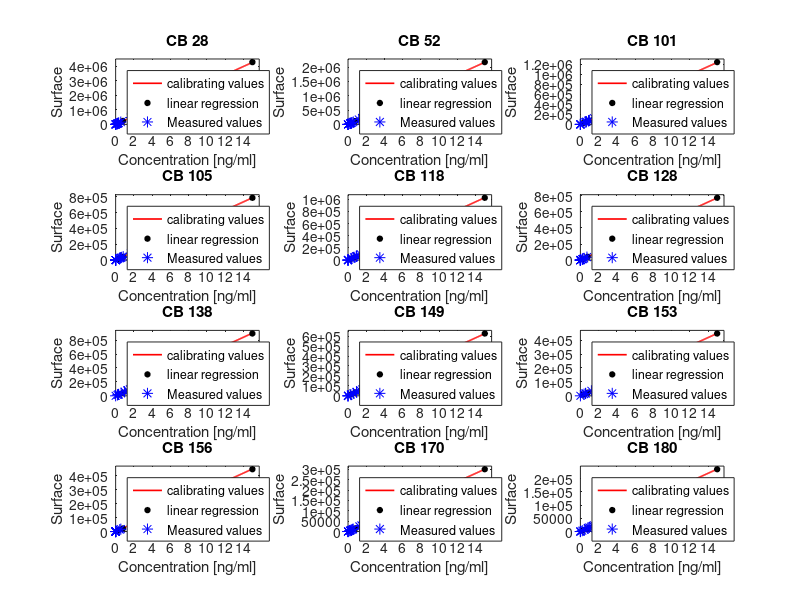

Write MATLAB code to recreate this figure. (Note: this script raises an error after producing the figure.)
clear all;
close all;
clc;
set(0,'DefaultFigureWindowStyle','docked');
load('data_PCB_PAH.mat');

% -------------------------------------------------------------------------
% Plotting the graphs for all PCB
% -------------------------------------------------------------------------

fig_PCB_all = figure(1);
PCB_concentrations = zeros(12,13);
%for each PCB:
for i=1:12
    pl = polyfit([PCB_calibrate(i,1) PCB_calibrate(i,3) PCB_calibrate(i,5) PCB_calibrate(i,7)],[PCB_calibrate(i,2) PCB_calibrate(i,4) PCB_calibrate(i,6) PCB_calibrate(i,8)],1);
    x = linspace(PCB_calibrate(i,1),PCB_calibrate(i,7),200);
    PCB_concentrations(i,:) = (PCB_datas(i,:))./pl(1);
    subplot(4,3,i);
    %linear regression
    lr = plot(x,pl(1)*x,'-','color','red','LineWidth',1.2);
    hold on
    %calibrating values
    plot(PCB_calibrate(i,1:2:end),PCB_calibrate(i,2:2:end),'o',...
        'color','black','Markersize',4,'MarkerFaceColor','black');
    %data values
    plot((PCB_datas(i,:))./pl(1),PCB_datas(i,:),'*','color','blue'...
        ,'markersize',8);
    hold off
    title(PCB_elements(i));
    legend('calibrating values','linear regression','Measured values','location','northwest');
    xlabel('Concentration [ng/ml]');
    ylabel('Surface');
    xmax = max([PCB_datas(i,:)./pl(1) PCB_calibrate(i,1:2:end)]);
    xlim([0 xmax*1.05]);
    ymax = max([PCB_datas(i,:) PCB_calibrate(i,2:2:end)]);
    ylim([0 ymax*1.05]);
end
suptitle('All PCBs detected in the sites of interest');
% % % % % % % saveas(fig_PCB_all,'./figures/PCB_all.png');ne pas lancer cette ligne de code!!!

% -------------------------------------------------------------------------
% Computing and plotting of total PCBs:
% -------------------------------------------------------------------------
PCB_totaux = zeros(13,1);
PCB_totaux = sum(PCB_concentrations);

fig_PCB_Tot = figure(2);
bar(PCB_totaux)
Y = round(PCB_totaux,2);
text(1:length(Y),Y,num2str(Y'),'vert','bottom','horiz','center'); 
title('PCB totaux 2021');
set(gca,'XTickLabel',PCBPAHgroupNames);
ylabel('Concentration [ng/ml]');
grid on
grid minor
% saveas(fig_PCB_Tot,'./figures/PCB_Totaux_2021.png');



% -------------------------------------------------------------------------
% Plotting the graph for the 3 PCB of interest
% -------------------------------------------------------------------------
fig_PCB_ofInterest = figure(3);
for i=7:9
    pl = polyfit(PCB_calibrate(i,1:2:end),PCB_calibrate(i,2:2:end),1);
    x = linspace(0,PCB_calibrate(i,7),200);
    subplot(2,3,i-6);
    %linear regression
    lr = plot(x,pl(1)*x,'-','color','red','LineWidth',1.2);
    hold on
    %calibrating values
    plot(PCB_calibrate(i,1:2:end),PCB_calibrate(i,2:2:end),'o',...
        'color','black','Markersize',4,'MarkerFaceColor','black');
    %data values
    plot((PCB_datas(i,:))./pl(1),PCB_datas(i,:),'*','color','blue'...
        ,'markersize',8);
    plot(PCB_datas(i,1)/pl(1),PCB_datas(i,1),'o','markersize',6,...
        'MarkerFaceColor',[.0 1 .0],'MarkerEdgeColor',[.0 .3 .0]);
    hold off
    title(PCB_elements(i));
    legend('linear regression','calibrating values','Measured values',"1M's value",'location','northwest');
    xlabel('Concentration [ng/ml]');
    ylabel('Surface');
    xmax = max([PCB_datas(i,:)./pl(1) PCB_calibrate(i,1:2:end)]);
    xlim([0 xmax*1.05]);
    ymax = max([PCB_datas(i,:) PCB_calibrate(i,2:2:end)]);
    ylim([0 ymax*1.05]);
end
%zoom for our data:
for i=7:9
    pl = polyfit(PCB_calibrate(i,1:2:end),PCB_calibrate(i,2:2:end),1);
    x = linspace(0,PCB_calibrate(i,7),200);
    subplot(2,3,i-3);
    %linear regression
    lr = plot(x,pl(1)*x,'-','color','red','LineWidth',1.2);
    hold on
    %calibrating values
    plot(PCB_calibrate(i,1:2:end),PCB_calibrate(i,2:2:end),'o',...
        'color','black','Markersize',4,'MarkerFaceColor','black');
    %data values
    plot(PCB_datas(i,:)./pl(1),PCB_datas(i,:),'*','color','blue'...
        ,'markersize',6);
    %enlighting our result:
    x_1M = PCB_datas(i,1)/pl(1);
    y_1M = PCB_datas(i,1);
    color = [.3 .3 .3];
    plot([0 x_1M],[y_1M y_1M],'--','color',color,'LineWidth',1,'HandleVisibility','off');
    plot([x_1M x_1M],[0 y_1M],'--','color',color,'LineWidth',1,'HandleVisibility','off');
    plot(PCB_datas(i,1)/pl(1),PCB_datas(i,1),'o','markersize',6,...
        'MarkerFaceColor',[.0 1 .0],'MarkerEdgeColor',[.0 .3 .0]);
    text(x_1M*1.1,y_1M/2,[num2str(round(x_1M,3)) ' ng/ml']...
        ,'color',color,'Fontsize',12,'Fontweight','bold');
    hold off
    title('zoom');
    legend('linear regression','calibrating values','Measured values',...
        "1M's value",'location','northwest');
    xlabel('Concentration [ng/ml]');
    ylabel('Surface');
    xlim([0 3*x_1M]);
    ylim([0 2*y_1M]);
end
suptitle('PCB of interest for group 1M');
% saveas(fig_PCB_ofInterest,'./figures/PCB_ofInterest.png');

% -------------------------------------------------------------------------
% Plotting the graph for all PAH:
% -------------------------------------------------------------------------
PAH_concentrations = zeros(16,13);
fig_PAH_all = figure(4);
for i=4:16
    pl = polyfit(PAH_calibrate(i,1:2:end),PAH_calibrate(i,2:2:end),1);
    x = linspace(PAH_calibrate(i,1),PAH_calibrate(i,11),200);
    PAH_concentrations(i,:) = (PAH_datas(i,:))./pl(1);
    subplot(5,3,i-3);
    plot(x,pl(1)*x,'-','color','red','LineWidth',1.2);
    hold on
    plot(PAH_calibrate(i,1:2:end),PAH_calibrate(i,2:2:end),'o',...
    'color','black','Markersize',4,'MarkerFaceColor','black');
    plot((PAH_datas(i,:))./pl(1),PAH_datas(i,:),'*','color','blue'...
    ,'markersize',8);
%     plot(PAH_calibrate(i,1:2:end),PAH_calibrate(i,2:2:end),'d','color','blue');
%     hold on
%     plot(x,pl(1)*x,'-','color','blue');
%     plot((PAH_datas(i,:))./pl(1),PAH_datas(i,:),'x','color','red');
    hold off
    legend('calibrating values','linear regression','Measured values','location','northwest');
    xmax = max([PAH_datas(i,:)./pl(1) PAH_calibrate(i,1:2:end)]);
    xlim([0 xmax*1.05]);
    ymax = max([PAH_datas(i,:) PAH_calibrate(i,2:2:end)]);
    ylim([0 ymax*1.05]);
    title(PAH_elements(i));
    xlabel('Concentration [ng/ml]');
    ylabel('Surface');
end
suptitle('All PAHs detected in the sites of interest');
% % % % % % % saveas(fig_PAH_all,'./figures/PAH_all.png');ne pas lancer cette ligne de code!!!

% -------------------------------------------------------------------------
% Computation and plotting of total PAHs:
% -------------------------------------------------------------------------
PAH_totaux = zeros(13,1);
PAH_totaux = sum(PAH_concentrations);

fig_PAH_Tot = figure(5);
bar(PAH_totaux)
Y = round(PAH_totaux,2);
text(1:length(Y),Y,num2str(Y'),'vert','bottom','horiz','center'); 
title('PAH totaux 2021');
set(gca,'XTickLabel',PCBPAHgroupNames);
ylabel('Concentration [ng/ml]');
grid on
grid minor
% saveas(fig_PAH_Tot,'figures/PAH_Totaux.png');

% -------------------------------------------------------------------------
% Plotting the graph for the 6 PAH of interest
% -------------------------------------------------------------------------
fig_PAH_interest = figure(6);
for i=4:10
    if i ~= 9
        pl = polyfit(PAH_calibrate(i,1:2:end),PAH_calibrate(i,2:2:end),1);
        x = linspace(0,PAH_calibrate(i,11),200);
        if i == 10
            subplot(6,2,11);
        else
            subplot(6,2,(i-3)*2-1);
        end
        plot(x,pl(1)*x,'-','color','red','LineWidth',1.2);
        hold on
        plot(PAH_calibrate(i,1:2:end),PAH_calibrate(i,2:2:end),'o',...
        'color','black','Markersize',4,'MarkerFaceColor','black');
        plot((PAH_datas(i,:))./pl(1),PAH_datas(i,:),'*','color','blue'...
        ,'markersize',8);
        plot(PAH_datas(i,1)/pl(1),PAH_datas(i,1),'o','markersize',6,...
        'MarkerFaceColor',[.0 1 .0],'MarkerEdgeColor',[.0 .3 .0]);
        hold off
        title(PAH_elements(i));
        legend('calibrating values','linear regression','Measured values',"1M's value",'location','northwest');
        xlabel('Concentration [ng/ml]');
        xmax = max([PAH_datas(i,:)./pl(1) PAH_calibrate(i,1:2:end)]);
        xlim([0 xmax+100]);
        ymax = max([PAH_datas(i,:) PAH_calibrate(i,2:2:end)]);
        ylim([0 ymax*1.05]);
        ylabel('Surface');
    end
end
%zoom on our data
for i=4:10
    if i ~= 9
        pl = polyfit(PAH_calibrate(i,1:2:end),PAH_calibrate(i,2:2:end),1);
        x = linspace(0,PAH_calibrate(i,11),200);
        if i == 10
            subplot(6,2,12);
        else
            subplot(6,2,(i-3)*2);
        end
        plot(x,pl(1)*x,'-','color','red','LineWidth',1.2);
        hold on
        plot(PAH_calibrate(i,1:2:end),PAH_calibrate(i,2:2:end),'o',...
        'color','black','Markersize',4,'MarkerFaceColor','black');
        plot((PAH_datas(i,:))./pl(1),PAH_datas(i,:),'*','color','blue'...
        ,'markersize',8);
        %enlighting our result:
        x_1M = PAH_datas(i,1)/pl(1);
        y_1M = PAH_datas(i,1);
        color = [.3 .3 .3];
        plot([0 x_1M],[y_1M y_1M],'--','color',color,'LineWidth',1,'HandleVisibility','off');
        plot([x_1M x_1M],[0 y_1M],'--','color',color,'LineWidth',1,'HandleVisibility','off');
        plot(PAH_datas(i,1)/pl(1),PAH_datas(i,1),'o','markersize',6,...
        'MarkerFaceColor',[.0 1 .0],'MarkerEdgeColor',[.0 .3 .0]);
        text(x_1M*1.1,y_1M/2,[num2str(round(x_1M,3)) ' ng/ml']...
            ,'color',color,'Fontsize',12,'Fontweight','bold');
        hold off
        title('zoom');
        legend('calibrating values','linear regression','Measured values',"1M's value",'location','northwest');
        xlabel('Concentration [ng/ml]');
        xlim([0 3.5*x_1M]);
        ylim([0 2.5*y_1M]);
        ylabel('Surface');
    end
end
suptitle('PAH of interest for group 1M');
% % % % % % % saveas(fig_PAH_interest,'./figures/PAH_ofInterest.png');ne pas lancer cette ligne de code!!!
